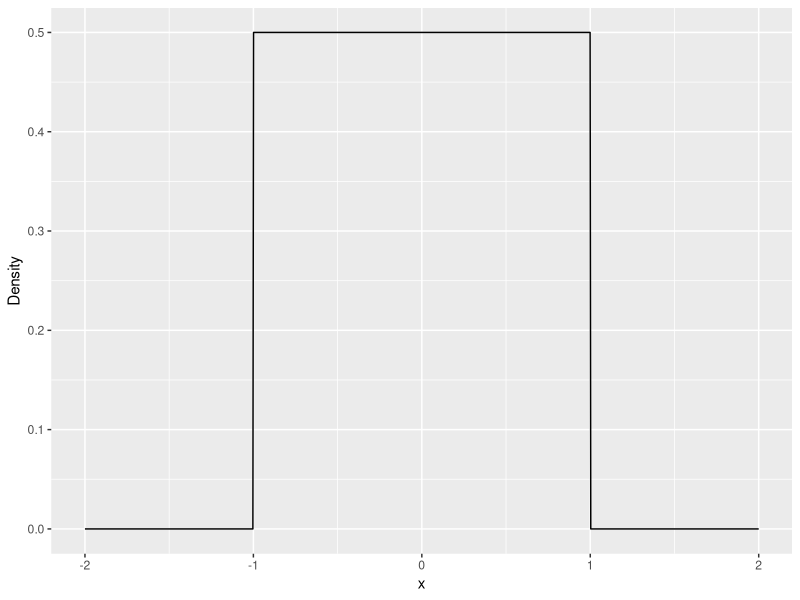
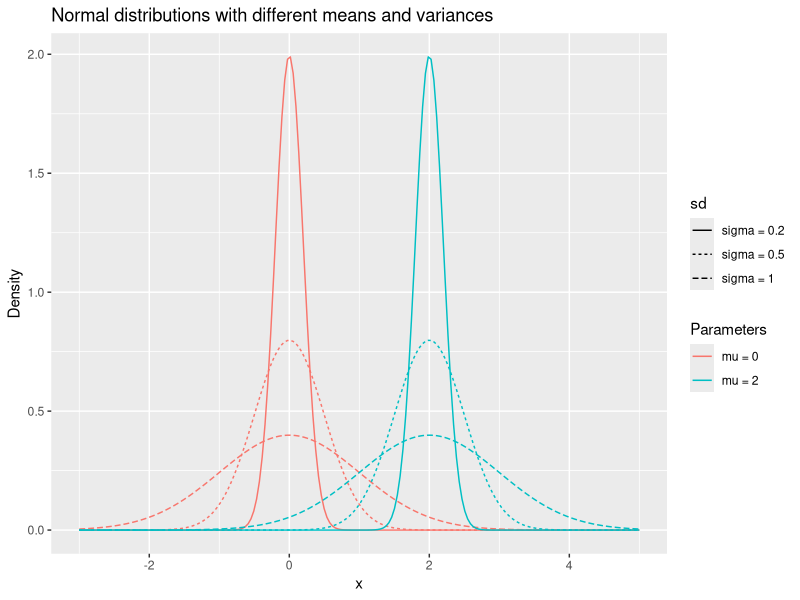
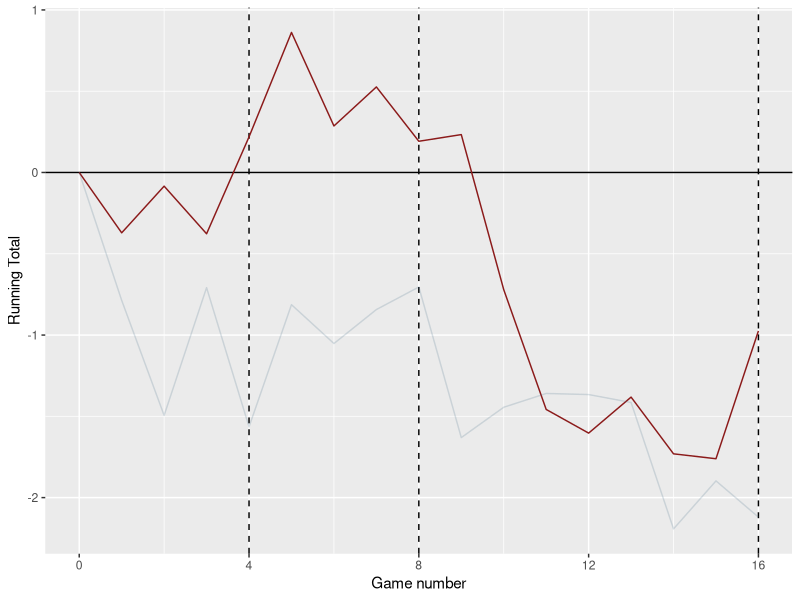
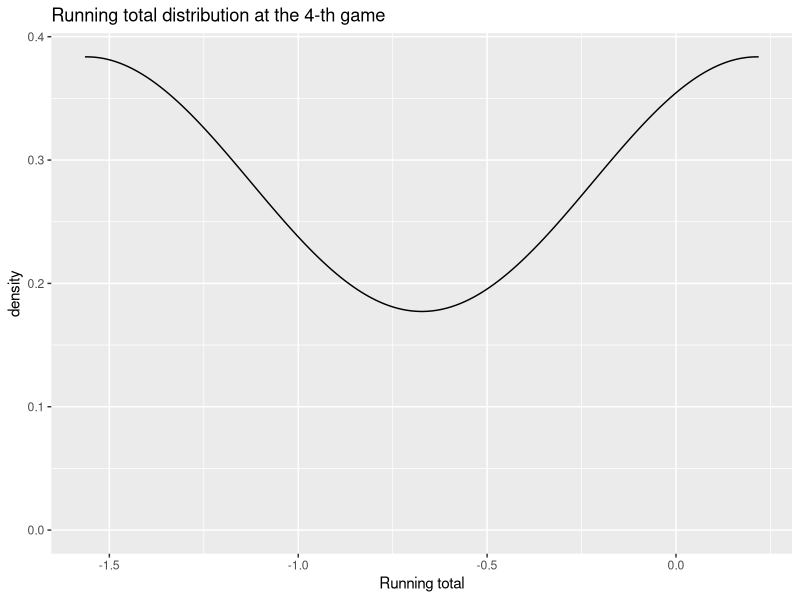
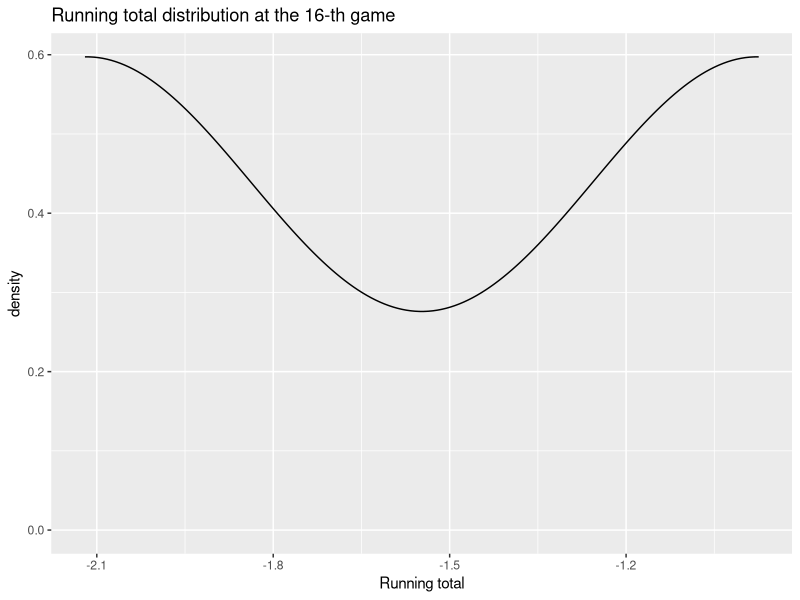
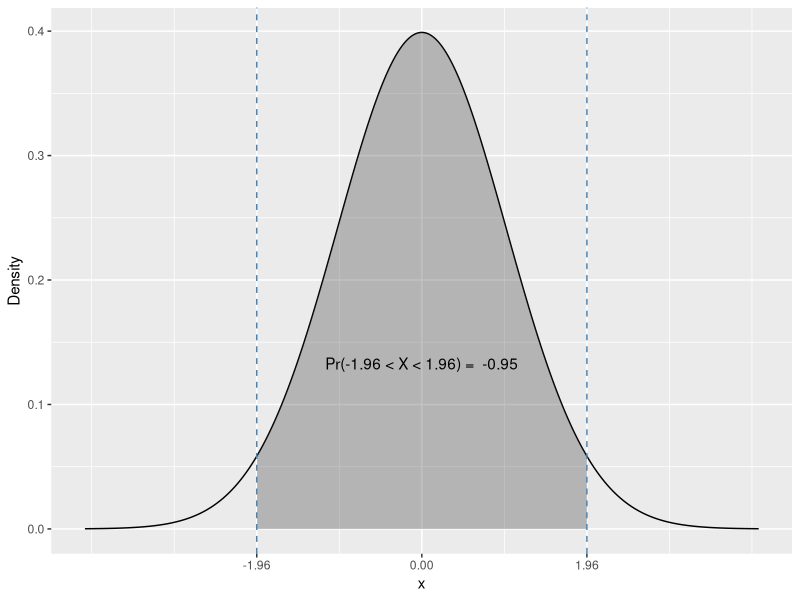

Source code (R) for these figures, in order:
## ---- chunk 1
# Load the packages used in this notebook

if (!require("tidyverse")) {
    install.packages("tidyverse")    
}

library("tidyverse")
## ---- chunk 2
#| label: fig-unif
#| fig-cap: Density of the uniform distribution on [-1, 1]

unif_dens_plt <- ggplot() +
  xlim(c(-2, 2)) +
  stat_function(fun = dunif, args = list(min = -1, max = 1), n = 1000) +
  labs(
    x = "x",
    y = "Density"
  )

unif_dens_plt
## ---- chunk 3
## Generate 10 random numbers from the uniform distribution on [-1, 1]
x_unif <- runif(10, min = -1, max = 1)
x_unif
## ---- chunk 4
## Count the number of values less than zero


## Count the number of values greater than 0.5

## ---- chunk 5
# Compute the probability of the event X < 0 using the punif function
punif(0, min = -1, max = 1)
## ---- chunk 6
# Compute the probability of the event X > 0.5 using the punif function

# Compute the probability of the event 0.2 < X < 0.5

## ---- chunk 7
## Compute the average of the values (mean function)

## Compute the variance of the values (var function)

## ---- chunk 8
means <- c(0, 0, 0, 2, 2, 2)
sds <- c(0.2, 0.5, 1, 0.2, 0.5, 1)

df <- expand_grid(
    mean = c(0, 2),
    sd = c(0.2, 0.5, 1),
    x = seq(-3, 5, length.out = 200)
) %>%
mutate(
    y = dnorm(x, mean = mean, sd = sd),
    mean = paste0("mu = ", mean),
    sd = paste0("sigma = ", sd)
)

# Plot
ggplot(df, aes(x = x, y = y, color = mean, lty = sd)) +
  geom_line() +
  labs(x = "x", y = "Density", color = "Parameters") +
  ggtitle("Normal distributions with different means and variances")
## ---- chunk 9
players_n <- 2
games_n <- 16

unif_games <- expand_grid(
  game = 1:games_n,
  player = 1:players_n
) %>%
  mutate(
    ## When used in mutate, n() returns the number of rows in a group of obs
    ## When the data is not grouped as here, it retuns the number of obs in the whole table
    result = runif(n(), min = -1, max = 1)
  ) %>%
  bind_rows(
    ## Add a initial values so that all players start with 0
    tibble(
      player = 1:players_n,
      game = 0L,
      result = 0,
    )
  )

unif_games <- unif_games %>%
  ## Sort the data by player id and game id
  arrange(player, game) %>%
  ## Groups the data by player, because we want the running totals to be calculated for each
  ## player separately
  group_by(player) %>%
  mutate(
    running_total = cumsum(result)
  )

## Illustration only
unif_games %>%
  ggplot(aes(x = game, y = running_total, group = player)) +
  geom_vline(xintercept = c(4, 8, 16), linetype = 2) +
  geom_hline(yintercept = 0) +
  geom_line(aes(color = player < 2, alpha = player < 2)) +
  scale_color_manual(values = c("skyblue4", "firebrick4")) +
  scale_alpha_manual(values = c(1 / 5, 1)) +
  scale_x_continuous("Game number", breaks = c(0, 4, 8, 12, 16)) +
  theme(legend.position = "none") +
  labs(y = "Running Total")
## ---- chunk 10
unif_games %>%
  filter(game == 4) %>%
  ggplot(aes(x = running_total)) +
  geom_density() +
  labs(title = "Running total distribution at the 4-th game") +
  labs(
    x = "Running total"
  )
## ---- chunk 11
unif_games %>%
  filter(game == 16) %>%
  ggplot(aes(x = running_total)) +
  geom_density() +
  labs(title = "Running total distribution at the 16-th game") +
  labs(
    x = "Running total"
  )
## ---- chunk 12
#| label: fig-norm
#| fig-cap: Density of the standard normal distribution
#| code-fold: true

dt <- tibble(
  ## Creates a sequence of 100 numbers between -3 and 3
  x = seq(-4, 4, length.out = 1000)
) %>%
  mutate(
    dens = dnorm(x, mean = 0, sd = 1)
  )
ggplot() +
  ## Draws the normal density line
  geom_line(data = dt, aes(x = x, y = dens)) +
  ## Draws the shaded area under the curve between
  ## -1 and 1
  geom_ribbon(
    data = filter(dt, x > -1.96, x < 1.96),
    aes(x = x, y = dens, ymin = 0, ymax = dens),
    ## Controls the transparency of the area
    alpha = 0.3
  ) +
  annotate(
    "text",
    x = 0,
    y = dnorm(0) / 3,
    label = paste("Pr(-1.96 < X < 1.96) = ", round(pnorm(-1.96, 0, 1) - pnorm(1.96, 0, 1), 2), sep = " ")
  ) +
  geom_vline(xintercept = c(-1.96, 1.96), lty = 2, colour = "steelblue") +
  # geom_density(data = slopes, aes(x = t_statistic), color = "steelblue4") +
  scale_x_continuous(breaks = c(-1.96, 0, 1.96)) +
  labs(
    y = "Density"
  )
## ---- chunk 13
pnorm(0.5, mean=0, sd=1)
## ---- chunk 14

## ---- chunk 15

## ---- chunk 16
x_norm <- rnorm(10, mean = 0, sd = 1)
## ---- chunk 17
# Count the number of values less than zero


## ---- chunk 18
# Compute the average of the values

# Compute the standard deviation of the values
